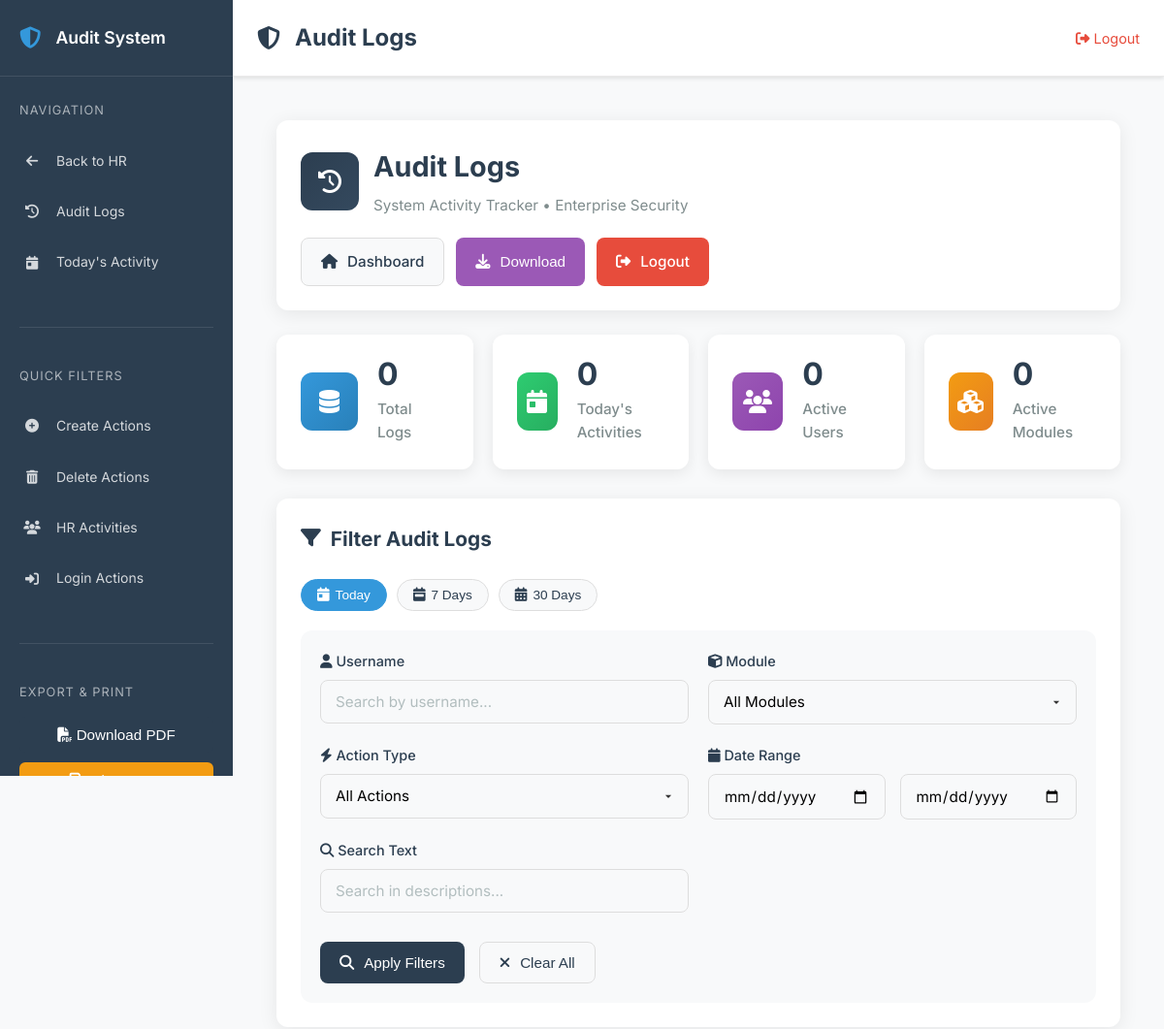
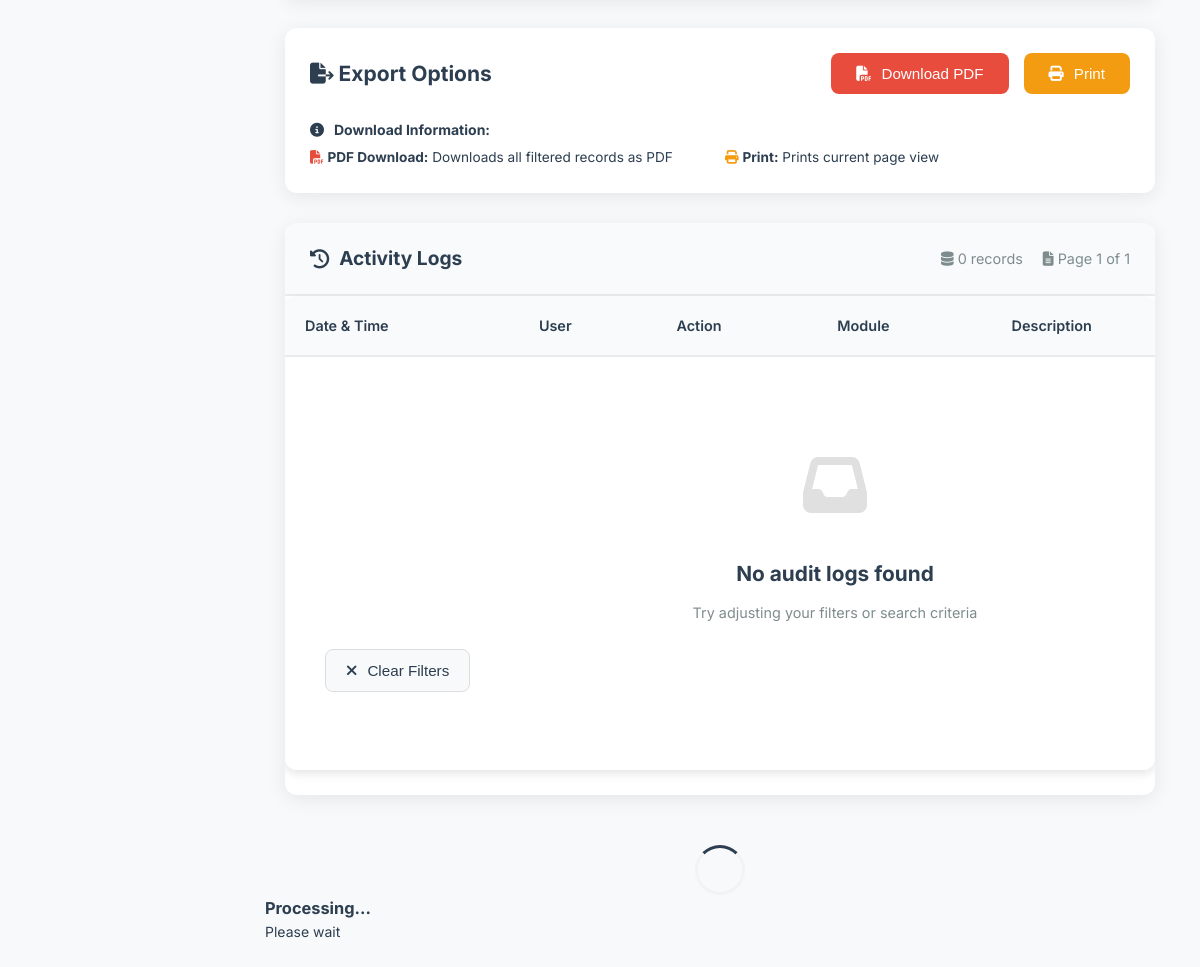
The page /audit/?time_period=today (signed in) on the database as committed earlier (2 pictures, top to bottom).
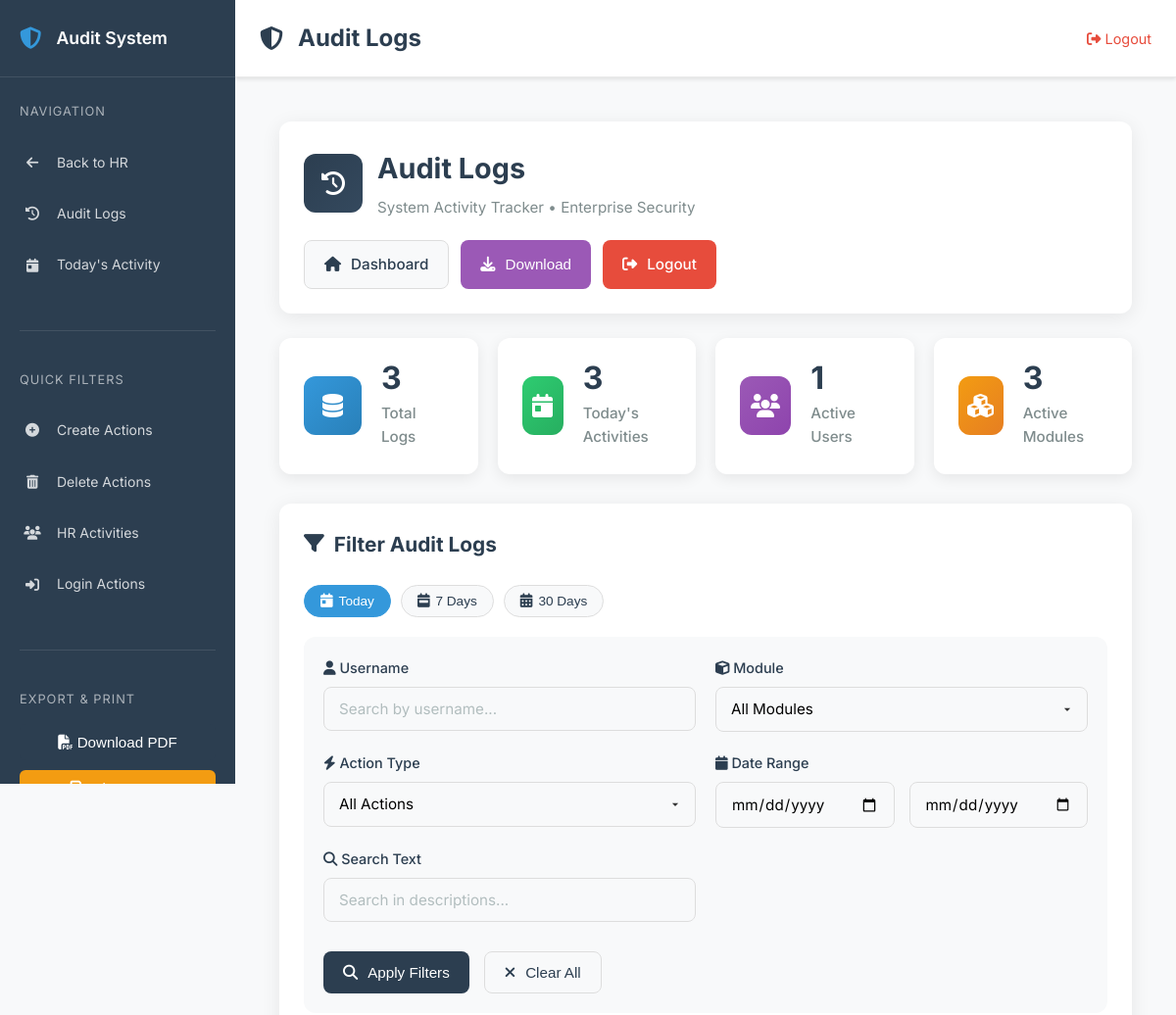
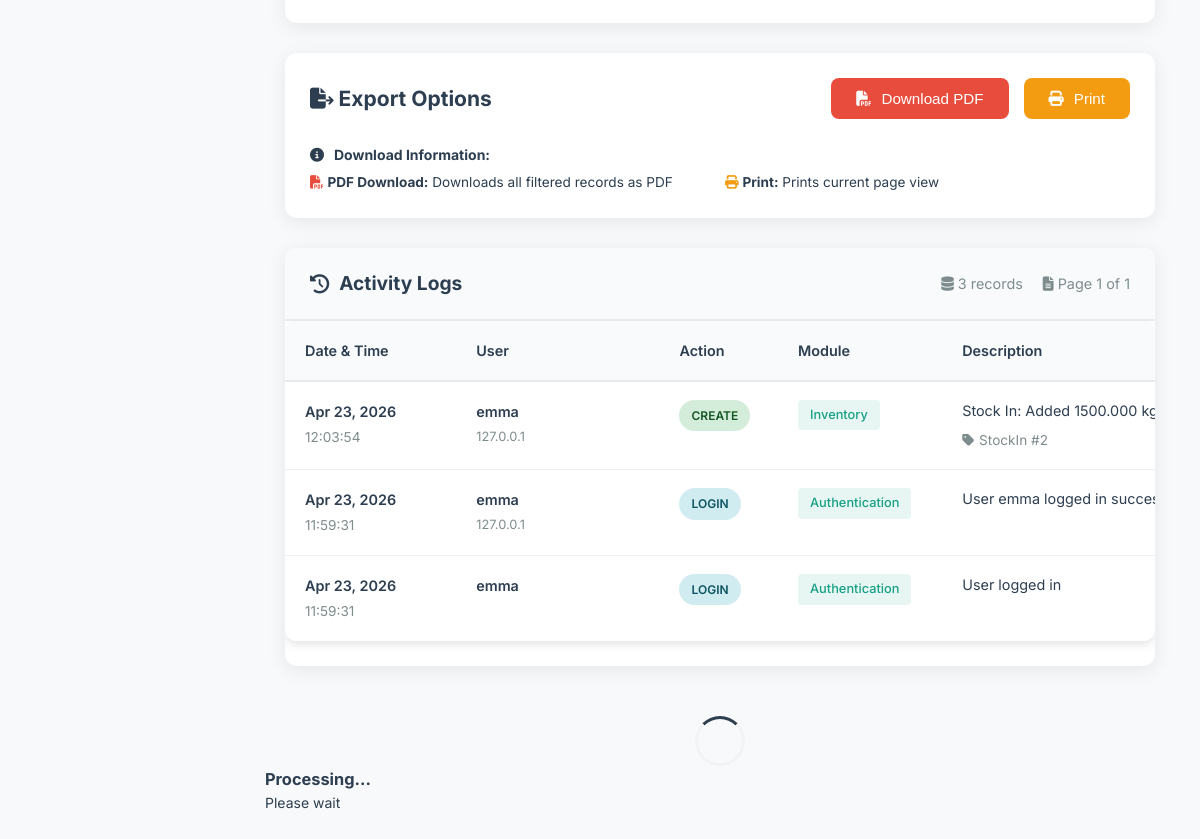
The same page on the database as committed later (2 pictures, top to bottom).
### audit/models.py (models this page shows, shortened)
class AuditLog(models.Model):
    MODULE_CHOICES = [
        ('SALES', 'Sales'),
        ('FINANCE', 'Finance'),
        ('INVENTORY', 'Inventory'),
        ('HR', 'HR'),
        ('PROCUREMENT', 'Procurement'),
        ('MARKETING', 'Marketing'),
        ('SAFETY', 'Safety'),
        ('DASHBOARD', 'Dashboard'),
        ('AUTH', 'Authentication'),
        ('AUDIT', 'Audit'),
        ('OTHER', 'Other'),
    ]
    ACTION_CHOICES = [
        ('CREATE', 'Create'),
        ('UPDATE', 'Update'),
        ('DELETE', 'Delete'),
        ('VIEW', 'View'),
        ('LOGIN', 'Login'),
        ('LOGOUT', 'Logout'),
        ('APPROVE', 'Approve'),
        ('REJECT', 'Reject'),
        ('EXPORT', 'Export'),
        ('ACCESS_DENIED', 'Access Denied'),
    ]
    user = models.ForeignKey(
        User,
        on_delete=models.SET_NULL,
        null=True,
        blank=True,
        related_name='audit_logs',
        db_index=True
    )
    timestamp = models.DateTimeField(default=timezone.now, db_index=True)
    module = models.CharField(max_length=50, choices=MODULE_CHOICES, db_index=True)
    action = models.CharField(max_length=50, choices=ACTION_CHOICES, db_index=True)
    object_type = models.CharField(max_length=100, blank=True)
    object_id = models.CharField(max_length=50, blank=True)
    description = models.TextField()
    ip_address = models.GenericIPAddressField(null=True, blank=True)
    browser_info = models.CharField(max_length=255, blank=True)
    old_values = models.TextField(blank=True)
    new_values = models.TextField(blank=True)
    class Meta:
        ordering = ['-timestamp']
        verbose_name = 'Audit Log'
        verbose_name_plural = 'Audit Logs'

### audit/views.py (the view)
# urls.py: path('', views.audit_logs, name='audit_logs'),
@login_required
@user_passes_test(is_manager)
def audit_logs(request):
    logs = AuditLog.objects.select_related('user').all()
    user_filter = request.GET.get('user', '')
    module_filter = request.GET.get('module', '')
    action_filter = request.GET.get('action', '')
    date_from = request.GET.get('date_from', '')
    date_to = request.GET.get('date_to', '')
    search_query = request.GET.get('q', '')
    time_period = request.GET.get('time_period', '')
    if time_period:
        today = timezone.localdate()
        if time_period == 'today':
            logs = logs.filter(timestamp__date=today)
        elif time_period == 'yesterday':
            yesterday = today - timedelta(days=1)
            logs = logs.filter(timestamp__date=yesterday)
        elif time_period == 'week':
            week_ago = today - timedelta(days=7)
            logs = logs.filter(timestamp__date__gte=week_ago)
        elif time_period == 'month':
            month_ago = today - timedelta(days=30)
            logs = logs.filter(timestamp__date__gte=month_ago)
        elif time_period == 'quarter':
            quarter_ago = today - timedelta(days=90)
            logs = logs.filter(timestamp__date__gte=quarter_ago)
        elif time_period == 'year':
            year_ago = today - timedelta(days=365)
            logs = logs.filter(timestamp__date__gte=year_ago)
    if user_filter:
        logs = logs.filter(user__username__icontains=user_filter)
    if module_filter:
        logs = logs.filter(module=module_filter)
    if action_filter:
        logs = logs.filter(action=action_filter)
    if date_from:
        logs = logs.filter(timestamp__date__gte=date_from)
    if date_to:
        logs = logs.filter(timestamp__date__lte=date_to)
    if search_query:
        logs = logs.filter(
            Q(description__icontains=search_query) |
            Q(object_type__icontains=search_query) |
            Q(object_id__icontains=search_query)
        )
    if 'export' in request.GET and request.GET.get('export') == 'pdf':
        return export_audit_logs_pdf_simple(request, logs)
    today = timezone.localdate()
    today_logs = logs.filter(timestamp__date=today).count()
    unique_users = logs.values('user').distinct().count()
    modules_count = logs.values('module').distinct().count()
    paginator = Paginator(logs, 50)  # 50 logs per page
    page_number = request.GET.get('page')
    page_obj = paginator.get_page(page_number)
    context = {
        'logs': page_obj,
        'module_choices': AuditLog.MODULE_CHOICES,
        'action_choices': AuditLog.ACTION_CHOICES,
        'filter_values': {
            'user': user_filter,
            'module': module_filter,
            'action': action_filter,
            'date_from': date_from,
            'date_to': date_to,
            'q': search_query,
            'time_period': time_period,
        },
        'today_logs': today_logs,
        'unique_users': unique_users,
        'modules_count': modules_count,
        'total_count': paginator.count,
    }
    return render(request, 'audit/audit_logs.html', context)

### audit/views.py (called while the page is built)
def is_manager(user):
   return (user.is_staff or
            user.groups.filter(name__in=['Manager', 'Administrator', 'Auditor']).exists())

### finance/context_processors.py (called while the page is built)
def finance_context(request):
    if request.user.is_authenticated and request.user.is_superuser:
        finance_pending_requests = FinanceEditRequest.objects.filter(
            status='Pending'
        ).count()
    else:
        finance_pending_requests = 0
    return {
        'finance_pending_requests': finance_pending_requests,
    }

### hr/context_processors.py (called while the page is built, shortened)
def leave_counts(request):
    if not request.user.is_authenticated:
        return {}
    pending_count = 0
    user_is_manager = request.user.groups.filter(name='Manager').exists()
    try:
        from .models import LeaveRequest, Employee
    except ImportError:
        pass
    return {
    'hr_pending_leaves': pending_count,
    'user_is_manager': user_is_manager,
    }

### sales/context_processors.py (called while the page is built, shortened)
def sales_sidebar_context(request):
    return {}

### audit/templates/audit/audit_logs.html (shortened to what the changed rows need)
{% extends 'audit/base.html' %}
{% load static %}
{% block header_title %}Audit Logs{% endblock %}
{% block extra_css %}
<link rel="stylesheet" href="/static/css/audit_logs.css">
{% endblock %}
{% block content %}
<div class="audit-container">
    <div class="page-header">
        <div class="page-title">
            <div class="page-title-text">
                <h1>Audit Logs</h1>
            </div>
        </div>
    </div>
    <div class="quick-stats">
        <div class="stat-card" onclick="window.location='?time_period=today'">
            <div class="stat-content">
                <h3>{{ total_count|default:"0" }}</h3>
                <p>Total Logs</p>
            </div>
        </div>
        <div class="stat-card" onclick="window.location='?time_period=today'">
            <div class="stat-content">
                <h3>{{ today_logs|default:"0" }}</h3>
                <p>Today's Activities</p>
            </div>
        </div>
        <div class="stat-card" onclick="window.location='?group_by=user'">
            <div class="stat-content">
                <h3>{{ unique_users|default:"0" }}</h3>
                <p>Active Users</p>
            </div>
        </div>
        <div class="stat-card" onclick="window.location='?group_by=module'">
            <div class="stat-content">
                <h3>{{ modules_count|default:"0" }}</h3>
                <p>Active Modules</p>
            </div>
        </div>
    </div>
    <section class="filter-section">
        <div class="filter-header">
            <h2>
                <i class="fas fa-filter"></i>
                Filter Audit Logs
            </h2>
        </div>
    </section>
    <section class="export-section">
        <div class="export-header">
            <h2>
                <i class="fas fa-file-export"></i>
                Export Options
            </h2>
        </div>
    </section>
    <section class="logs-container">
        <div class="logs-header">
            <div class="logs-meta">
                <span>
                    <i class="fas fa-database"></i>
                    {{ logs.paginator.count }} records
                </span>
                <span>
                    <i class="fas fa-file-alt"></i>
                    Page {{ logs.number }} of {{ logs.paginator.num_pages }}
                </span>
            </div>
        </div>
        <div class="table-container">
            <table class="audit-table">
                <thead>
                    <tr>
                        <th>Date & Time</th>
                        <th>User</th>
                        <th>Action</th>
                        <th>Module</th>
                        <th>Description</th>
                    </tr>
                </thead>
                <tbody>
                    {% for log in logs %}
                    <tr>
                        <td>
                            <div class="datetime-cell">
                                <div class="date">{{ log.timestamp|date:"M d, Y" }}</div>
                                <div class="time">{{ log.timestamp|time:"H:i:s" }}</div>
                            </div>
                        </td>
                        <td>
                            <div class="user-cell">
                                <div class="username">{{ log.user.username|default:"System" }}</div>
                                {% if log.ip_address %}
                                <div class="ip">{{ log.ip_address }}</div>
                                {% endif %}
                            </div>
                        </td>
                        <td>
                            <span class="log-badge badge-{{ log.action|lower }}">
                                {{ log.get_action_display }}
                            </span>
                        </td>
                        <td>
                            <span class="module-tag">{{ log.get_module_display }}</span>
                        </td>
                        <td>
                            <div class="description-cell">
                                <p>{{ log.description|truncatechars:80 }}</p>
                                {% if log.object_type %}
                                <div class="object-info">
                                    <i class="fas fa-tag"></i>
                                    {{ log.object_type }}
                                    {% if log.object_id %}#{{ log.object_id }}{% endif %}
                                </div>
                                {% endif %}
                            </div>
                        </td>
                    </tr>
                    {% empty %}
                    <tr>
                        <td colspan="6">
                            <div class="empty-state">
                                <div class="empty-state-icon">
                                    <i class="fas fa-inbox"></i>
                                </div>
                                <h4>No audit logs found</h4>
                                <p>Try adjusting your filters or search criteria</p>
                                <button class="header-btn secondary" onclick="clearAllFilters()">
                                    <i class="fas fa-times"></i>
                                    Clear Filters
                                </button>
                            </div>
                        </td>
                    </tr>
                    {% endfor %}
                </tbody>
            </table>
        </div>
    </section>
</div>
{% endblock %}

Rows that differ between the two databases and show on the page:
added AuditLog: timestamp "Apr 23, 2026", timestamp "12:03:54", user.username "emma", ip_address "127.0.0.1", action "CREATE", module "Inventory", description "Stock In: Added 1500.000…", object_type "StockIn", object_id "2"
added AuditLog: timestamp "Apr 23, 2026", timestamp "11:59:31", user.username "emma", ip_address "127.0.0.1", action "LOGIN", module "Authentication", description "User emma logged in…"
added AuditLog: timestamp "Apr 23, 2026", timestamp "11:59:31", user.username "emma", action "LOGIN", module "Authentication", description "User logged in"
Other text that changed with them:
{{ total_count|default:"0" }}: "0" → "3"
{{ today_logs|default:"0" }}: "0" → "3"
{{ unique_users|default:"0" }}: "0" → "1"
{{ modules_count|default:"0" }}: "0" → "3"
{{ logs.paginator.count }}: "0" → "3"
text no longer shown: "No audit logs found Try adjusting your filters or search criteria Clear Filters"
